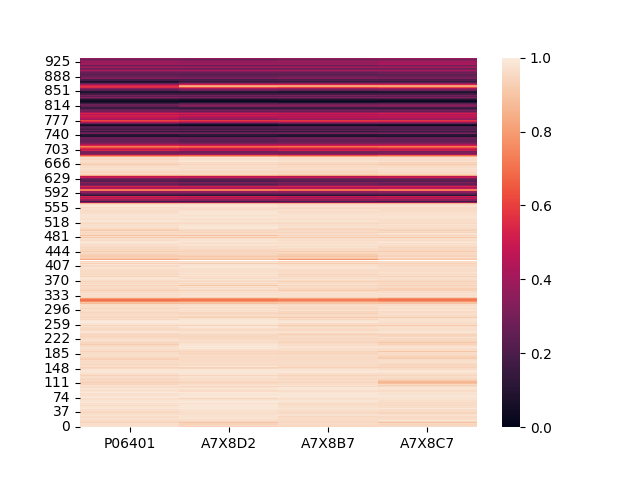

Recreate this plot in Python.
import numpy as np
import matplotlib.pyplot as plt
import seaborn as sns
import pandas as pd


A = 'MTELKAKGPRAPHVAGGPPSP-EVGSPLLCRPAAGPFPGSQTSDTLPEVSAIPISLDGLLFPRPCQGQDPSDEKTQDQQSLSDVEGAYSRAEATRGAGGSSSSPPEKDSGLLDSVLDTLLAPSGPGQSQPSPPACEVTSSWCLFGPELPEDPPAAPATQRVLSPLMSRSGCKVGDSSGTAAAHKVLPRGLSPARQLLLPASESPHWSGAPVKPSPQAAAVEVEEEDGSESEESAGPLLKGKPRALGGAAAGGGAAAVPPGAAAGGVALVPKEDSRFSAPRVALVEQDAPMAPGRSPLATTVMDFIHVPILPLNHALLAARTRQLLEDESYDGGAGAASAFAPPRSSPCASSTPVAVGDFPDCAYPPDAEPKDDAYPLYSDFQPPALKIKEEEEGAEASARSPRSYLVAGANPAAFPDFPLG--PPPPLPPRATPSRPGEAAVTAAPASASVSSASSSGSTLECILYKAEGAPPQQGPFAPPPCKAPGASGCLLPRDGLPSTSASA-AAAGAAPALYPALGLNGLPQLGYQAAVLKEGLPQVYPPYLNYLRPDSEASQSPQYSFESLPQKICLICGDEASGCHYGVLTCGSCKVFFKRAMEGQHNYLCAGRNDCIVDKIRRKNCPACRLRKCCQAGMVLGGRKFKKFNKVRVVRALDAVALPQPVGVPNESQALSQRFTFSPGQDIQLIPPLINLLMSIEPDVIYAGHDNTKPDTSSSLLTSLNQLGERQLLSVVKWSKSLPGFRNLHIDDQITLIQYSWMSLMVFGLGWRSYKHVSGQMLYFAPDLILNEQRMKESSFYSLCLTMWQIPQEFVKLQVSQEEFLCMKVLLLLNTIPLEGLRSQTQFEEMRSSYIRELIKAIGLRQKGVVSSSQRFYQLTKLLDNLHDLVKQLHLYCLNTFIQSRALSVEFPEMMSEVIAAQLPKILAGMVKPLLFHKK'
arrayA = np.genfromtxt('P01624_sp_P06401_PRGR_HUMAN.out')
listA = []
i = 1
for letter in A:
    if letter == "-":
        listA.append(np.nan)
    else:
        listA.append(float(arrayA[i, 3]))
        i = i+1

B = 'MTELKSKGPRAPHVAGGPPSP-EVGSPLLCRPAAGPFQGSQTSDTLPEVSAIPISLDGLLFPRLCQGQDPPDKKTQNQQSLSDVEGAYSRAEATRGTGGSSSRPPEKDSGLLDSVLDTLLAPSGPGQSQPSPPACEVTSSWCLFGPELPEDPPAAPATQRVLSPLMSRSGGKTEDSSGTAAAHKVLPRGLSPSRQLLLPTSGSPHWSGAPVKPSPQPTAVEVEEEDGSESEDSAGPLLKGKSRVLGGAAAGGGAAAVPPGAAAGGVGLVPKEDSRFSAPRVALVEQDAPMAPGRSPLATTMMDFIHVPIVPLNHALLAARTRQLLEDESYDGGAGAASAFAPPQSSPSASSTPVAVGDFPDCAYPPDAEPKDNAYPLYGDFQPLALKIKEEEEGAEASARSPGSYLVAGANPAAFPDFPLG--PPPQLPPRAPPSRPGEAAVTAAPASASVSSASSPGSTLECILYKAEGALPQQGQFAPPPCKAPGAGGCLLPRDGLPSTSASAAAAAGAAPTLYPALGLNGLPQLGYQAAVLKEGLQQVYPPYLNYLRPDSEASQSPQYSFESLPQKICLICGDEASGCHYGVLTCGSCKVFFKRAMEGQHNYLCAGRNDCIVDKIRRKNCPACRLRKCCQAGMVLGGRKFKKFNKVRVMRALDAVALPQPVGIPNESQVLSQRFTFSPGQDIQLIPPLIKLLMSIEPDVIYAGHDNSKPDTSSSLLTSLNQLGERQLLSVVKWSKSLPGFRNLHIDDQITLIQYSWMSLMVFGLGWRSYKHVSGQMLYFAPDLILNEQRMKESSFYSLCLTMWQIPQEFVKLQVSQEEFLCMKVLLLLNTIPLEGLRSQTQFEEMRSSYIRELIKAIGLRQKGVVSSSQRFYQLTKLLDNLHDLVKQLHLYCLNTFIQSRALSVEFPEMMSEVIAAQLPKILAGMVKPLLFHKK'
arrayB = np.genfromtxt('P01624_sp_A7X8D2_PRGR_COLGU.out')
listB = []
i = 1
for letter in B:
    if letter == "-":
        listB.append(np.nan)
    else:
        listB.append(float(arrayB[i, 3]))
        i = i+1

C = 'MTELKAKGPRAPHVAGGPPSP-EVGSPLLCRPAAGPFPGSQTSDTLPEVSAIPISLDGLLFPRPCQGQDPSNEKTQDQQSLSDVEGAYSRAEATRGAGGSSSSPPEKDSGLLDSVLDTLLAPSGPGQSQPSPPACEVTSSWCLFGPELPEDPPAAPATQGVLSPLMSRSGCKAGDSSGTAAAHKVLPRGLSPSRQLLLPASGSPHWSGAPVKPSPQPAAVEVEEEDGSESEESAGPLLKGKPRALGGAAAGGGAAAVPPGAAAGGVALVPKEDSRFSAPRVALVEQDAPMAPGRSPLATTMMDFIHVPILPLNHALLAARTRQLLEDESYDGGAGAASAFAPPRSSPSASSTPVAVGDFPDCAYPPDAEPKDDAYPLYSDFQPPALKIKEEEEGAEASARSPRSYLVAGANPAAFPDFPLG--PPPPLPPRAPPSRPGEAAVTAAPASASVSSASSSGSTLECILYKAEGAPPQQGPFAPPPCKAPGASGCLLPRDGLPSTSASA-AAAGAAPALYPALGLSGLPQLGYQATVLKEGLPQVYPPYLNYLRPDSEASQSPQYSFESLPQKICLICGDEASGCHYGVLTCGSCKVFFKRAMEGQHNYLCAGRNDCIVDKIRRKNCPACRLRKCCQAGMVLGGRKFKKFNKVRVVRALDAVALPQPVGIPNESQALSQRFSFSPGQDIQLIPPLINLLMSIEPDVIYAGHDNTKPDTSSSLLTSLNQLGERQLLSVVKWSKSLPGFRNLHIDDQITLIQYSWMSLMVFGLGWRSYKHVSGQMLYFAPDLILNEQRMKESSFYSLCLTMWQIPQEFVKLQVSQEEFLCMKVLLLLNTIPLEGLRSQTQFEEMRSSYIRELIKAIGLRQKGVVSSSQRFYQLTKLLDNLHDLVKQLHLYCLNTFIQSRALSVEFPEMMSEVIAAQLPKILAGMVKPLLFHKK'
arrayC = np.genfromtxt('alpha_P0624_sp_A7X8B5_PRGR_PANPA.out')
listC = []
i = 1
for letter in C:
    if letter == "-":
        listC.append(np.nan)
    else:
        listC.append(float(arrayC[i, 3]))
        i = i+1

D = 'MTELKAKGPRAPHVAGGPPSP-EVGSPLLCRPAAGQFPGSQTSDTLPEVSAIPISLDGLLFPRPCQGQDPSYEKTQDQQSLSDVEGAYSRAEATRGAGGSSSSPPEKESGLLDSVLDTLLAPSGPRQSQPSPPACEVTSSWSLFGPELPEDPPAAPATQGVLSPLMSRSGGKAGDSSGTAAAHKVLPQGLSPSRQLLLPASGSPHWSGAPVKPSPQPAAVEVEEEDGSESEDSAGPLLKGKPRALGGAAAG-GAAAVPPGAAAGGVALVPKEDSRFSAPRVALVEQDAPMAPGRSPLATTVMDFIHVPILPLNHALLAARTRQLLEDENYDGGAGAASAFAPPRSSPSASSTPVAVGDFPDCAYPPDVEPKDDAYPLYGDFQPPALKIKEEEEGAEASARTPRSYLVAGANPAAFPDFPLG--PPPPLPPRAPPSRPGEAAVTAAPASASVSSASSSGSTLECILYKAEGAPPQQGPFAPPPSKAPGAGGCLPPRDGLPSTAASA-SAAGAAPALYPALRLNGLPQLGYQAAVLKEGLPQVYPPYLNYLRPDSEASQSPQYSFESLPQKICLICGDEASGCHYGVLTCGSCKVFFKRAMEGQHNYLCAGRNDCIVDKIRRKNCPACRLRKCCQAGMVLGGRKFKKFNKVRVVRALDAVALPQPVGIPNESQVLSQRITFSPGQDIQLIPPLINLLMSIEPDVIYAGHDNTKPDTSSSLLTSLNQLGERQLLSVVKWSKSLPGFRNLHIDDQITLIQYSWMSLMVFGLGWRSYKHVSGQMLYFAPDLILNEQRMKESSFYSLCLTMWQIPQEFVKLQVSQEEFLCMKVLLLLNTIPLEGLRSQTQFEEMRASYIRELIKAIGLRQKGVVSSSQRFYQLTKLLDNLHDLVKQLHLYCLNTFIQSRALSVEFPEMMSEVIAAQLPKILAGMVKPLLFHKK'
arrayD = np.genfromtxt('alpha_P0624_sp_A7X8C2_PRGR_HYLLA.out')
listD = []
i = 1
for letter in D:
    if letter == "-":
        listD.append(np.nan)
    else:
        listD.append(float(arrayD[i, 3]))
        i = i+1

df = pd.DataFrame(data={'P06401': listA,
                        'A7X8D2': listB,
                        'A7X8B7': listC,
                        'A7X8C7': listD})

mask = df.isnull()
ax = sns.heatmap(df, mask=mask)
ax.invert_yaxis()
plt.show()
